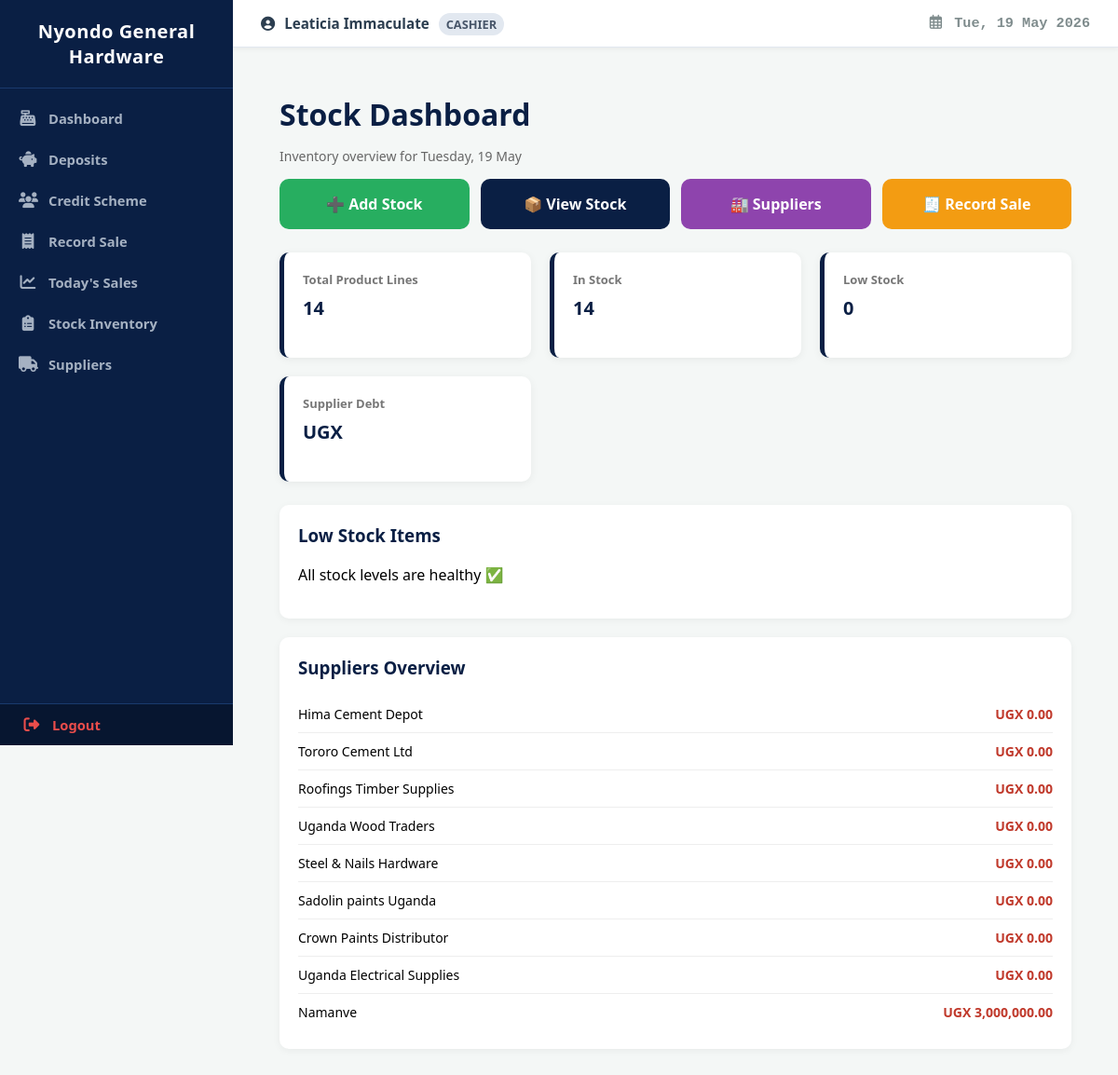
Before: /stock_dashboard/ (signed in) with the older database file.
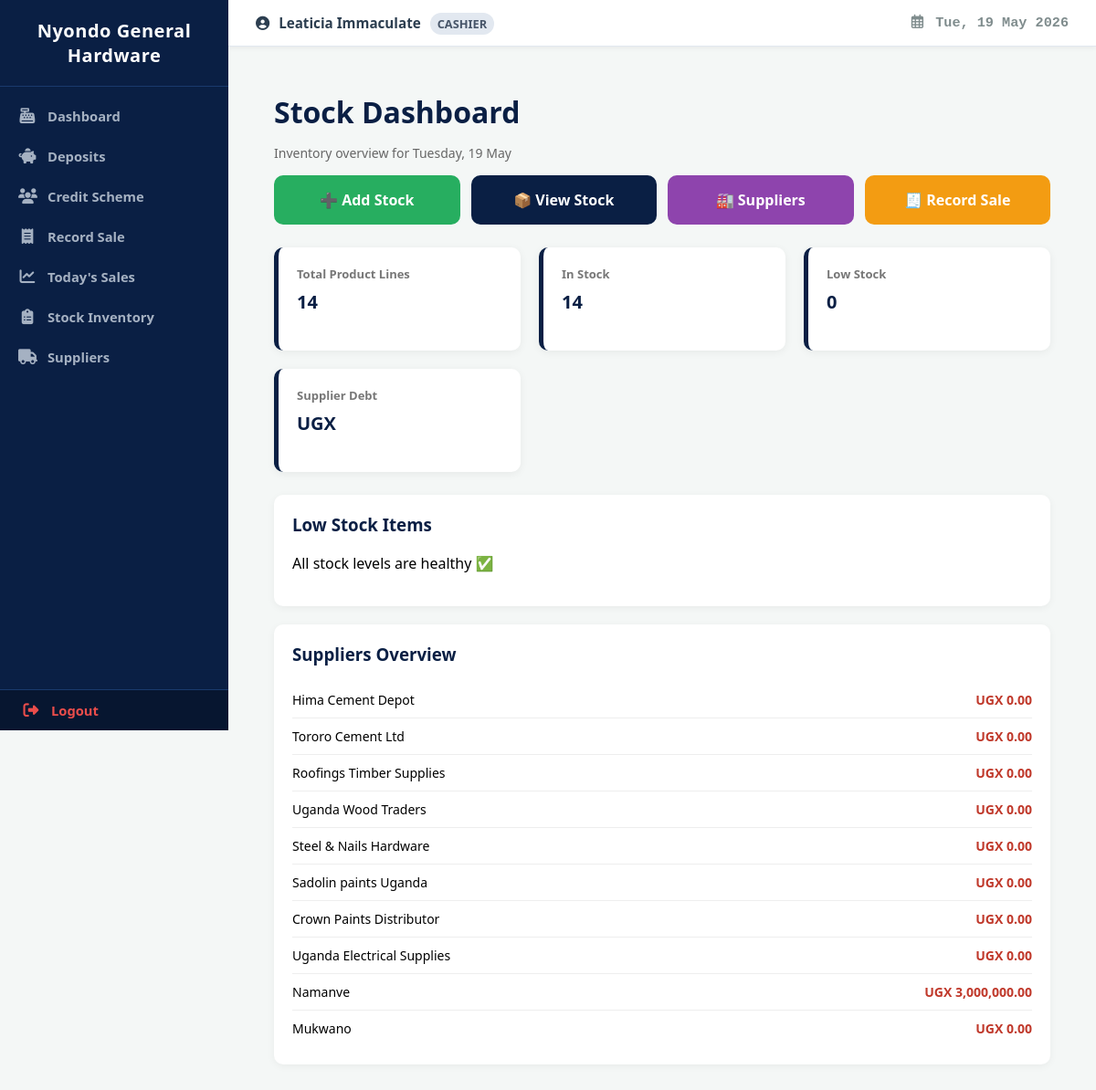
After: the same page with the newer database file.
### web/models.py (models this page shows, shortened)
class Supplier(models.Model):
    name = models.CharField(max_length=100)
    contact = models.CharField(max_length=15, validators=[ugandan_phone_rule], blank=True, null=True)
    address = models.CharField(max_length=200, blank=True, null=True)
    credit = models.DecimalField(max_digits=12, decimal_places=0, default=0) # Aligned with UGX formatting

### web/views.py (the view)
# urls.py: path('stock_dashboard/', views.stock_dashboard, name="stock_dashboard"),
@login_required
def stock_dashboard(request):
    today = timezone.now().date()
    items = StockItem.objects.all()
    low_stock_items = items.filter(quantity__lte=5, quantity__gt=0)
    out_of_stock_items = items.filter(quantity=0)
    suppliers = Supplier.objects.all()  # ✅ ADD THIS
    context = {
        'total_lines': items.count(),
        'in_stock': items.filter(quantity__gt=5).count(),
        'low_stock_count': low_stock_items.count(),
        'out_of_stock_count': out_of_stock_items.count(),
        'stock_value': items.aggregate(total=Sum('unit_cost'))['total'] or 0,
        'total_units': items.aggregate(total=Sum('quantity'))['total'] or 0,
        'low_stock_items': low_stock_items,
        'suppliers': suppliers,
        'today': today
    }
    return render(request, 'stock_dashboard.html', context)

### web/templates/stock_dashboard.html (shortened to what this page needs)
{% extends "base.html" %}
{% load humanize %}
{% block content %}
<div class="dashboard">
    <div class="header">
        <h1>Stock Dashboard</h1>
        <p>Inventory overview for {{ today|date:"l, j M" }}</p>
    </div>
    <div class="actions">
        <a href="{% url 'add_stock' %}" class="action-btn green">
            ➕ Add Stock
        </a>
        <a href="{% url 'stock_list' %}" class="action-btn blue">
            📦 View Stock
        </a>
        <a href="{% url 'suppliers' %}" class="action-btn purple">
            🏭 Suppliers
        </a>
        <a href="{% url 'record_sale' %}" class="action-btn orange">
            🧾 Record Sale
        </a>
    </div>
    <div class="stats">
        <div class="stat-box">
            <h3>Total Product Lines</h3>
            <p>{{ total_lines }}</p>
        </div>
        <div class="stat-box">
            <h3>In Stock</h3>
            <p>{{ in_stock }}</p>
        </div>
        <div class="stat-box">
            <h3>Low Stock</h3>
            <p>{{ low_stock_count }}</p>
        </div>
        <div class="stat-box">
            <h3>Supplier Debt</h3>
            <p class="debt">UGX {{ supplier_debt|floatformat:2 | intcomma }}</p>
        </div>
    </div>
    <div class="section">
        <h3>Low Stock Items</h3>
        {% if low_stock_items %}
            {% for item in low_stock_items %}
                <div class="item">
                    <span>{{ item.name }}</span>
                    <span class="low">{{ item.quantity }} left</span>
                </div>
            {% endfor %}
        {% else %}
            <p>All stock levels are healthy ✅</p>
        {% endif %}
    </div>
    <div class="section">
        <h3>Suppliers Overview</h3>
        {% if suppliers %}
            {% for s in suppliers %}
                <div class="supplier">
                    <span>{{ s.name }}</span>
                    <span class="debt">UGX {{ s.credit|floatformat:2 | intcomma }}</span>
                </div>
            {% endfor %}
        {% else %}
            <p>No suppliers registered yet.</p>
        {% endif %}
    </div>
</div>
{% endblock %}

Changed rows visible on the page:
added Supplier: name "Mukwano", credit "0.00"
